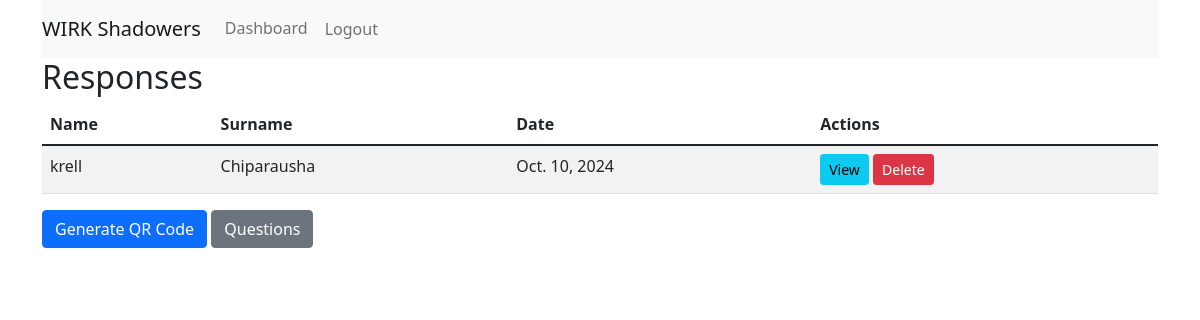
Before: /feedback/dashboard/ (signed in) with the older database file.
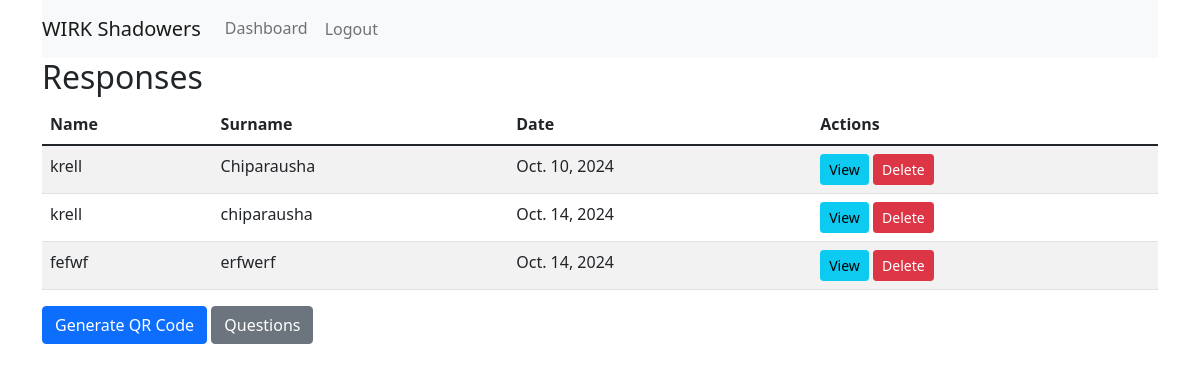
After: the same page with the newer database file.
### feedback/models.py (models this page shows, shortened)
class Response(models.Model):
    name = models.CharField(max_length=100)
    surname = models.CharField(max_length=100)
    date = models.DateField(auto_now_add=True)
    answers = models.ManyToManyField(Question, through='Answer')

### feedback/views.py (the view)
# urls.py: path('dashboard/', views.dashboard, name='dashboard'),
@login_required
def dashboard(request):
    responses = Response.objects.all()
    return render(request, 'feedback/dashboard.html', {'responses': responses})

### feedback/templates/feedback/dashboard.html (shortened to what this page needs)
{% extends 'feedback/base.html' %}
{% block content %}
    <h2>Responses</h2>
    <table class="table table-striped">
        <thead>
            <tr>
                <th>Name</th>
                <th>Surname</th>
                <th>Date</th>
                <th>Actions</th>
            </tr>
        </thead>
        <tbody>
            {% for response in responses %}
                <tr>
                    <td>{{ response.name }}</td>
                    <td>{{ response.surname }}</td>
                    <td>{{ response.date }}</td>
                    <td>
                        <a href="{% url 'view_response' response.id %}" class="btn btn-info btn-sm">View</a>
                        <form action="{% url 'delete_response' response.id %}" method="post" style="display:inline;">
                            <button type="submit" class="btn btn-danger btn-sm" onclick="return confirm('Are you sure you want to delete this response?');">Delete</button>
                        </form>
                    </td>
                </tr>
            {% endfor %}
        </tbody>
    </table>
    <a href="{% url 'generate_qr' %}" class="btn btn-primary">Generate QR Code</a>
    <a href="{% url 'question_list' %}" class="btn btn-secondary">Questions</a>
{% endblock %}

### feedback/templates/feedback/base.html (shortened to what this page needs)
{% load static %}
<!DOCTYPE html>
<html lang="en">
  <head>
    <link rel="stylesheet" href="{% static 'css/styles.css' %}" />
    <link
      href="https://cdn.jsdelivr.net/npm/bootstrap@5.1.3/dist/css/bootstrap.min.css"
      rel="stylesheet"
    />
  </head>
  <body>
    <div class="container">
      {% block navbar %}
      <nav class="navbar navbar-expand-lg navbar-light bg-light">
        <a class="navbar-brand" href="#">WIRK Shadowers </a>
        <div class="collapse navbar-collapse" id="navbarNav">
          <ul class="navbar-nav ml-auto">
            {% if user.is_authenticated %}
            <li class="nav-item">
              <a href="{% url 'dashboard' %}" class="nav-link">Dashboard</a>
            </li>
            <li class="nav-item">
              <form
                method="POST"
                action="{% url 'logout' %}"
                style="display: inline"
              >
                <button
                  type="submit"
                  class="nav-link btn btn-link"
                >
                  Logout
                </button>
              </form>
            </li>
            {% else %}
            <li class="nav-item">
              <a href="{% url 'login' %}" class="nav-link">Login</a>
            </li>
            {% endif %}
          </ul>
        </div>
      </nav>
      {% endblock %}
      <div class="content">{% block content %} {% endblock %}</div>
    </div>
  </body>
</html>

### feedback/static/css/styles.css (style rules this page uses)
body { background-color: #f4f6f9; font-family: 'Arial', sans-serif; margin: 0; padding: 0; }

Changed rows visible on the page:
added Response: name "krell", surname "chiparausha", date "Oct. 14, 2024"
added Response: name "fefwf", surname "erfwerf", date "Oct. 14, 2024"
